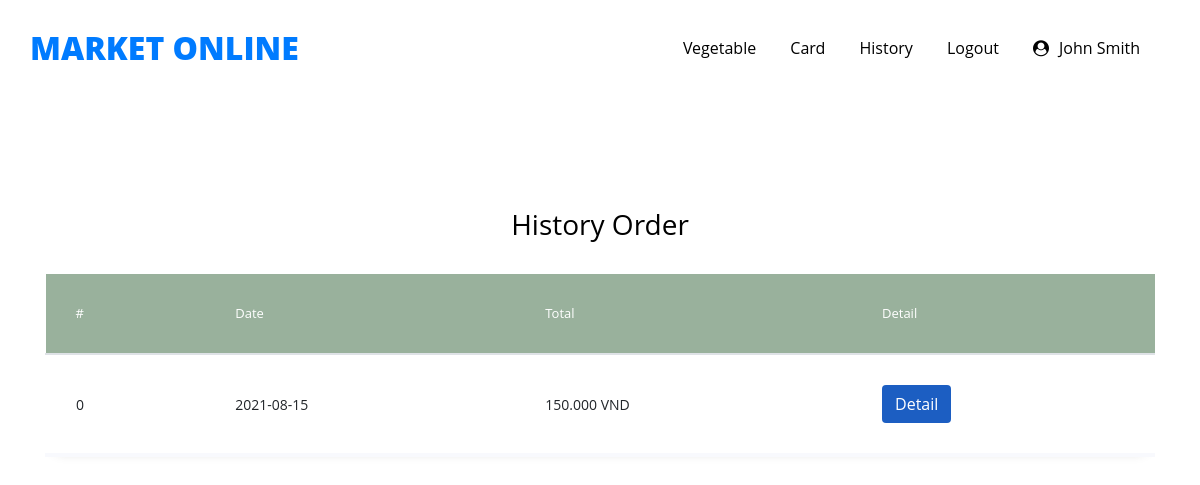
The page /cart/history.php (signed in) on the database as committed earlier.
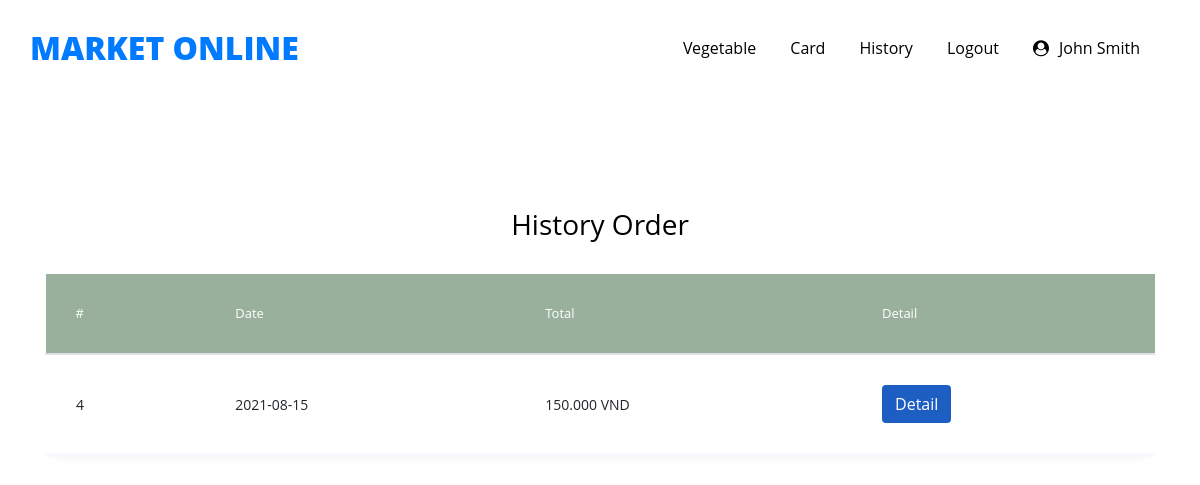
The same page on the database as committed later.
### tables this page shows
CREATE TABLE `order` (
  `OrderID` int(10) UNSIGNED NOT NULL,
  `CustomerID` int(10) NOT NULL,
  `Date` date NOT NULL,
  `Total` float NOT NULL,
  `Note` text NOT NULL
);

### cart/order.php (called while the page is built)
<?php
    return [
        'getAllOrder' => function($conn,$cusID) {
            $query ="SELECT * FROM `order` WHERE `CustomerID` = $cusID";
            $result = mysqli_query($conn,$query);
            $data = array();
            while($row = mysqli_fetch_array($result)){
                $data[] = $row;
            }
            return $data;
        },
        'getOrderDetail' => function($conn, $orderID, $cusID) {
            $query ="SELECT * FROM `order` AS Orders INNER JOIN `orderdetail` AS detail ON Orders.OrderID = detail.OrderID INNER JOIN `vegetable` AS vegetable ON detail.VegetableID = vegetable.VegetableID  WHERE Orders.OrderID = $orderID AND Orders.CustomerID = $cusID";
            $result = mysqli_query($conn,$query);
            $data = array();
            while($row = mysqli_fetch_array($result)){
                $data[] = $row;
            }
            return $data;
        },
        'addOrder' => function($conn, $order) {
            $queryStr ="INSERT INTO `order`(`CustomerID`, `Date`, `Total`) VALUES (".$order[0].",\"".date("Y-m-d")."\",".$order[1].")";
            $id = -1;
            if (mysqli_query($conn, $queryStr)) {
                $last_id = mysqli_insert_id($conn);
                $id = $last_id;
              }
              return $id;
        },
        'addDetail' => function($conn, $detail) {
            $query ="INSERT INTO `orderdetail`(`OrderID`, `VegetableID`, `Quantity`, `Price`) VALUES (".$detail[0].",".$detail[1].",".$detail[2].",".$detail[3].")";
            $result = mysqli_query($conn,$query);
            if(!$result) {
                return false;
            }
            return true;
        },
        'decreaseVegetable' => function($conn, $id,$amount) {
            $query ="UPDATE `vegetable` SET `Amount`= `Amount` - $amount WHERE `VegetableID` = $id";
            $result = mysqli_query($conn,$query);
            if(!$result) {
                return false;
            }
            return true;
        },
        'checkAmount' => function($conn, $idProduct) {
            $query ="SELECT * FROM `vegetable` WHERE `VegetableID` = $idProduct";
            $result = mysqli_query($conn,$query);
            $data = array();
            while($row = mysqli_fetch_array($result)){
                $data[] = $row;
            }
            return $data;
        }
    ];

### cart/history.php (the view, shortened to what this page needs)
<!doctype html>
<html lang="en">
<head>
    <link rel="stylesheet" href="../css/style3.css">
    <link rel="stylesheet" href="../css/stylevegetable.css">
    <link rel="stylesheet" href="../css/bootstrap.min.css">
    <link rel="stylesheet" href="../css/style.css">
    <link rel="stylesheet" href="https://stackpath.bootstrapcdn.com/font-awesome/4.7.0/css/font-awesome.min.css">
</head>
<body>
    <?php
  include '../menu2.php'
?>
    <section class="ftco-section">
        <div class="container">
            <div class="row justify-content-center">
                <div class="col-md-6 text-center mb-4">
                    <h1 class="heading-section">History Order</h1>
                </div>
            </div>
            <div class="row">
                <div class="col-md-12">
                    <div class="table-wrap">
                        <table class="table">
                            <thead class="thead-primary">
                                <tr>
                                    <th>#</th>
                                    <th>Date</th>
                                    <th>Total</th>
                                    <th>Detail</th>
                                </tr>
                            </thead>
                            <tbody>
                            <?php
                            require_once('../connect_db.php');
                            if(isset($_SESSION['fullName'])){
                                  ['getAllOrder' => $func] = require 'order.php';
                                  $orders = $func($conn,$_SESSION['customerID']);
                                  for($i=0;$i<count($orders);$i++) {
                                    $price = intval($orders[$i]['Total']);
                                    $price1 =  number_format($price, 0, '', '.');
                                    echo "<tr class=\"alert\" role=\"alert\">
                                    <td>
                                        <div>".$orders[$i]['OrderID']."</div>
                                    </td>
                                  <td>
                                      <div>
                                          <span>".$orders[$i]['Date']."</span>
                                          <span</span>
                                      </div>
                                  </td>
                                  <td>".$price1." VND </td>
                                  <td>
                                  <button style=\"
                            background-color: rgb(28, 94, 194) !important;
                            color: #fff !important;
                        \" type=\"button\" class=\"btn bg-cart\"><a style=\"color: white;\" href=\"detail.php?id=".$orders[$i]['OrderID']."\">Detail</a></button>
                              </td>
                                </tr>	";
                                }
                              }
                              ?>
                            </tbody>
                        </table>
                    </div>
                </div>
            </div>
        </div>
    </section>
</body>
</html>

### menu2.php (shortened to what this page needs)
<header class="site-navbar js-sticky-header site-navbar-target" role="banner">
  <div class="container">
    <div class="row align-items-center position-relative">
      <div class="site-logo">
        <a href="../index.php" class="text-black"><span class="text-primary">Market online</a>
      </div>
      <div class="col-12">
        <nav class="site-navigation text-right ml-auto " role="navigation">
          <ul class="site-menu main-menu js-clone-nav ml-auto d-none d-lg-block">
            <li><a href="../vegetable/index.php" class="nav-link">Vegetable</a></li>
            <li><a href="../cart/index.php" class="nav-link">Card</a></li>
            <li><a href="../cart/history.php" class="nav-link">History</a></li>
            <?php if(isset($_SESSION['fullName'])){echo "<li><a href=\"../clear.php\" class=\"nav-link\">Logout</a></li>";} else {echo "<li><a href=\"../login.php\" class=\"nav-link\">Login</a></li>";} ?>
            <?php if(isset($_SESSION['fullName'])){
              echo "<li><a href=\"../index.php\" class=\"nav-link\"><i class=\"fa fa-user-circle\" aria-hidden=\"true\"></i><span
              style=\"padding-left: 10px;\">" . $_SESSION['fullName'] . "</span></a></li>";} else {echo "<li><a href=\"../register.php\" class=\"nav-link\">Register</a></li>";}?>
          </ul>
        </nav>
      </div>
    </div>
  </div>
</header>

### css/stylevegetable.css (style rules this page uses)
body { margin: 0; font-family: Roboto, -apple-system, BlinkMacSystemFont, "Segoe UI", Roboto, "Helvetica Neue", Arial, sans-serif, "Apple Color Emoji", "Segoe UI Emoji", "Segoe UI Symbol", "Noto Color Emoji"; font-size: .8125rem; font-weight: 400; line-height: 1.5385; color: #333; text-align: left; }
.bg-cart { background-color: rgb(202, 20, 44) !important; color: #fff !important; }
a { text-decoration: none !important }

### css/style.css (style rules this page uses)
body { font-family: "Open Sans", -apple-system, BlinkMacSystemFont, "Segoe UI", Roboto, "Helvetica Neue", Arial, "Noto Sans", sans-serif, "Apple Color Emoji", "Segoe UI Emoji", "Segoe UI Symbol", "Noto Color Emoji"; background-color: #fff; height: 200vh; position: relative; }
body:before { content: ""; position: absolute; top: 0; left: 0; right: 0; bottom: 0; background: rgba(0, 0, 0, 0.5); -webkit-transition: .3s all ease; -o-transition: .3s all ease; transition: .3s all ease; opacity: 0; visibility: hidden; z-index: 1; }
h1, h2, h3, h4, h5, h6, .h1, .h2, .h3, .h4, .h5, .h6 { font-family: "Open Sans", -apple-system, BlinkMacSystemFont, "Segoe UI", Roboto, "Helvetica Neue", Arial, "Noto Sans", sans-serif, "Apple Color Emoji", "Segoe UI Emoji", "Segoe UI Symbol", "Noto Color Emoji"; }
a { -webkit-transition: .3s all ease; -o-transition: .3s all ease; transition: .3s all ease; }
a, a:hover { text-decoration: none !important; }
.site-navbar { margin-bottom: 0px; z-index: 1999; position: relative; width: 100%; padding: 1rem; }
.site-navbar .site-logo { position: absolute; font-size: 2rem; text-transform: uppercase; font-weight: 900; line-height: 0; margin: 0; padding: 0; z-index: 3; }
.site-navbar .site-navigation .site-menu { margin-bottom: 0; }
.site-navbar .site-navigation .site-menu a { text-decoration: none !important; display: inline-block; }
.site-navbar .site-navigation .site-menu > li { display: inline-block; }
.site-navbar .site-navigation .site-menu > li > a { margin-left: 15px; margin-right: 15px; padding: 20px 0px; color: #000 !important; display: inline-block; text-decoration: none !important; }
.site-mobile-menu .site-nav-wrap { padding: 0; margin: 0; list-style: none; position: relative; }
.site-mobile-menu .site-nav-wrap a { padding: 10px 20px; display: block; position: relative; color: #212529; }
.site-mobile-menu .site-nav-wrap li { position: relative; display: block; }
.site-mobile-menu .site-nav-wrap > li { display: block; position: relative; float: left; width: 100%; }
.site-mobile-menu .site-nav-wrap > li > a { padding-left: 20px; font-size: 20px; }
.sticky-wrapper .site-navbar { -webkit-transition: .3s all ease; -o-transition: .3s all ease; transition: .3s all ease; }
.sticky-wrapper .site-navbar { background: #fff; }
.sticky-wrapper .site-navbar .site-logo a { color: #fff; }
.sticky-wrapper .site-navbar ul li a { color: rgba(255, 255, 255, 0.7) !important; }

Rows that differ between the two databases and show on the page:
removed order: OrderID "0", Date "2021-08-15", Total "150.000"
added order: OrderID "4", Date "2021-08-15", Total "150.000"
